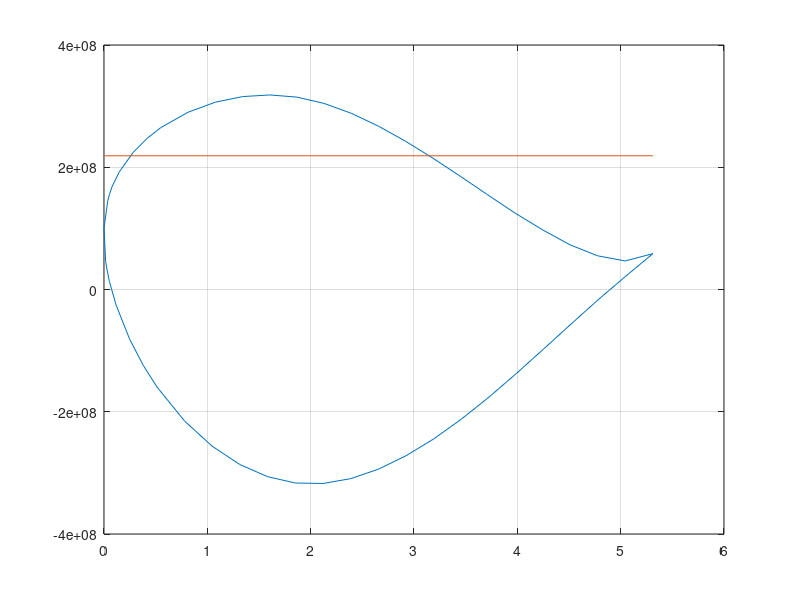

This chart was generated by the following MATLAB code:
clc; clear all;
%%
load('loads.mat') ;
a=load('n63415-il.dat') ;
c=1.6190 ;
z=-a(:,1)*c*3.28084*0.01;
y= a(:,2)*c*3.28084*0.01;
spar1_ytop=0.1517*3.28084;
spar1_ybot=-0.08855*3.28084;
spar1_z=-0.3*c*3.28084;
spar2_ytop=0.09546*3.28084;
spar2_ybot=-0.031975*3.28084;
spar2_z=-0.7*c*3.28084;
b1=0.10*(spar1_ytop-spar1_ybot);
b2=0.10*(spar2_ytop-spar2_ybot);
%% thicknesses and Modulus
tw=0.004*3.28084; %ft
tf=tw/2; % ft
tsc=5*0.002*3.28084; %ft
hw1=(spar1_ytop-spar1_ybot-2*(tf+tsc));
hw2=(spar2_ytop-spar2_ybot-2*(tf+tsc));
E_al= 1.5351*10^9*32.1522; % lbf/ft^2 
E_steel= 4.2*10^9*32.1522; % lbf/ft^2 
E_star=E_steel/E_al;
ybar=[(spar1_ytop+spar1_ybot)/2,(spar2_ytop+spar2_ybot)/2];
zbar=[spar1_z,spar2_z];
%% Areas of individual parts
A1=[b1*tsc,b1*tsc,b1*tf,b1*tf,tw*hw1];
A2=[b2*tsc,b2*tsc,b2*tf,b2*tf,tw*hw2];
E=[E_steel,E_steel,E_al,E_al,E_al];
E_star_spar= (1/E_al).*E ;

%% finding spar centroid
A_star_i=[dot(A1,E_star_spar),dot(A2,E_star_spar)];
Sigma_A_star = sum(A_star_i) ;
y_cent= dot(A_star_i,ybar)/Sigma_A_star ;
z_cent= dot(A_star_i,zbar)/Sigma_A_star;


%% Finding Moment of Inertia for spars
Izz1=2*((E_star*(b1*tsc^3/12))+(A1(1)*E_star*((tsc+2*tf+hw1)/2)^2))+ 2*(((b1*tf^3/12))+(A1(3)*((tw/4)+(hw1/2))^2))+ (tw*hw1^3/12);
Iyy1=2*E_star*(tsc*b1^3/12)+2*(tf*b1^3/12)+ (hw1*tw^3/12);
Izz2=2*((E_star*(b2*tsc^3/12))+(A2(1)*E_star*((tsc+2*tf+hw1)/2)^2))+ 2*(((b2*tf^3/12))+(A2(3)*((tw/4)+(hw2/2))^2))+ (tw*hw2^3/12);
Iyy2=2*E_star*(tsc*b2^3/12)+2*(tf*b2^3/12)+ (hw2*tw^3/12);


%% total MOI stringers + spars
Iyy_total=Iyy1+ (A_star_i(1))*(zbar(1)-z_cent)^2 + Iyy2+ (A_star_i(2))*(zbar(2)-z_cent)^2  ;
Izz_total=Izz1+ (A_star_i(1))*(ybar(1)-y_cent)^2 + Izz2+ (A_star_i(2))*(ybar(2)-y_cent)^2  ;    
Iyz_total=((A_star_i(1))*(ybar(1)-y_cent)*(zbar(1)-z_cent) + (A_star_i(2))*(zbar(2)-z_cent)*(ybar(2)-y_cent)) ;
%% finding V_xx, W_xx
A=[-E_al*Iyz_total,-E_al*Iyy_total ; E_al*Izz_total,E_al*Iyz_total];
M=[M_y_due_to_D(1),M_z_due_to_L(1)];
%M=[855620,7376500]
v=A\M';
%% finding sigma_xx
F_S = 1.5 ;
epsilon_xx= (-(y-y_cent)*v(1)-(z-z_cent)*v(2));  %conversion from meter to feet
sigma_xx= F_S*E_al*epsilon_xx;  %% in lbf/ft^2
sigma_yield= 32.1522.*[6804000,6804000]; %32.1522 %lbf/ft^2 
z1=[-5.3117,0];
figure(5)
plot(-z,sigma_xx)
hold on ; 
plot(-z1,sigma_yield);
grid on ;


